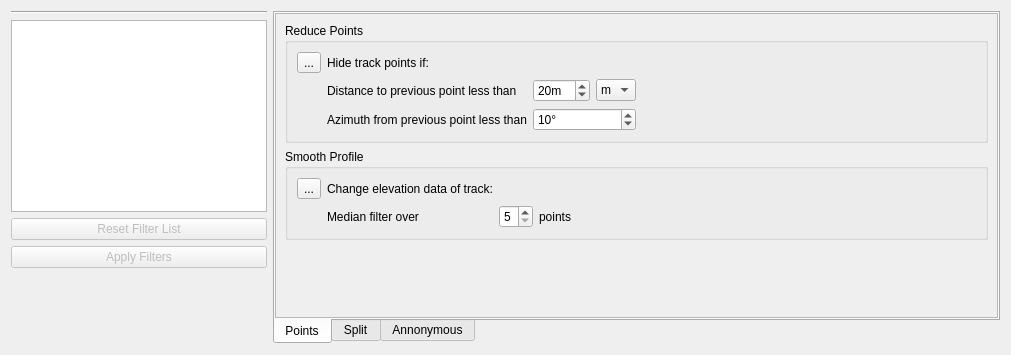
<?xml version="1.0" encoding="UTF-8"?>
<ui version="4.0">
 <class>ITrackFilterWidget</class>
 <widget class="QWidget" name="ITrackFilterWidget">
  <property name="geometry">
   <rect>
    <x>0</x>
    <y>0</y>
    <width>1011</width>
    <height>355</height>
   </rect>
  </property>
  <property name="windowTitle">
   <string>Form</string>
  </property>
  <layout class="QHBoxLayout" name="horizontalLayout">
   <item>
    <layout class="QVBoxLayout" name="verticalLayout">
     <item>
      <widget class="Line" name="line">
       <property name="orientation">
        <enum>Qt::Horizontal</enum>
       </property>
      </widget>
     </item>
     <item>
      <widget class="QListWidget" name="listFilters">
       <property name="sizePolicy">
        <sizepolicy hsizetype="Maximum" vsizetype="Expanding">
         <horstretch>0</horstretch>
         <verstretch>0</verstretch>
        </sizepolicy>
       </property>
      </widget>
     </item>
     <item>
      <widget class="QPushButton" name="pushResetFilterList">
       <property name="enabled">
        <bool>false</bool>
       </property>
       <property name="text">
        <string>Reset Filter List</string>
       </property>
       <property name="icon">
        <iconset resource="resources.qrc">
         <normaloff>:/icons/iconClear16x16.png</normaloff>:/icons/iconClear16x16.png</iconset>
       </property>
       <property name="flat">
        <bool>false</bool>
       </property>
      </widget>
     </item>
     <item>
      <widget class="QPushButton" name="pushApply">
       <property name="enabled">
        <bool>false</bool>
       </property>
       <property name="text">
        <string>Apply Filters</string>
       </property>
       <property name="icon">
        <iconset resource="resources.qrc">
         <normaloff>:/icons/iconWizzard16x16.png</normaloff>:/icons/iconWizzard16x16.png</iconset>
       </property>
       <property name="flat">
        <bool>false</bool>
       </property>
      </widget>
     </item>
     <item>
      <spacer name="verticalSpacer">
       <property name="orientation">
        <enum>Qt::Vertical</enum>
       </property>
       <property name="sizeHint" stdset="0">
        <size>
         <width>20</width>
         <height>40</height>
        </size>
       </property>
      </spacer>
     </item>
    </layout>
   </item>
   <item>
    <widget class="QTabWidget" name="tabWidget">
     <property name="tabPosition">
      <enum>QTabWidget::South</enum>
     </property>
     <property name="currentIndex">
      <number>0</number>
     </property>
     <widget class="QWidget" name="tab">
      <attribute name="icon">
       <iconset resource="resources.qrc">
        <normaloff>:/icons/iconTrack16x16.png</normaloff>:/icons/iconTrack16x16.png</iconset>
      </attribute>
      <attribute name="title">
       <string>Points</string>
      </attribute>
      <layout class="QVBoxLayout" name="verticalLayout_3">
       <property name="spacing">
        <number>0</number>
       </property>
       <property name="margin">
        <number>0</number>
       </property>
       <item>
        <widget class="QScrollArea" name="scrollArea">
         <property name="widgetResizable">
          <bool>true</bool>
         </property>
         <widget class="QWidget" name="scrollAreaWidgetContents">
          <property name="geometry">
           <rect>
            <x>0</x>
            <y>0</y>
            <width>721</width>
            <height>304</height>
           </rect>
          </property>
          <layout class="QVBoxLayout" name="verticalLayout_2">
           <item>
            <widget class="QGroupBox" name="groupReducePoints1">
             <property name="title">
              <string>Reduce Points</string>
             </property>
             <layout class="QGridLayout" name="gridLayout">
              <item row="0" column="1">
               <widget class="QLabel" name="label_4">
                <property name="text">
                 <string>Hide track points if:</string>
                </property>
               </widget>
              </item>
              <item row="1" column="1">
               <widget class="QLabel" name="label_2">
                <property name="text">
                 <string>Distance to previous point less than</string>
                </property>
               </widget>
              </item>
              <item row="1" column="2">
               <layout class="QHBoxLayout" name="horizontalLayout_2">
                <item>
                 <widget class="QSpinBox" name="spinDistance1">
                  <property name="suffix">
                   <string notr="true">m</string>
                  </property>
                  <property name="maximum">
                   <number>999</number>
                  </property>
                  <property name="value">
                   <number>20</number>
                  </property>
                 </widget>
                </item>
                <item>
                 <widget class="QComboBox" name="comboMeterFeet1">
                  <item>
                   <property name="text">
                    <string notr="true">m</string>
                   </property>
                  </item>
                  <item>
                   <property name="text">
                    <string notr="true">ft</string>
                   </property>
                  </item>
                 </widget>
                </item>
               </layout>
              </item>
              <item row="2" column="1">
               <widget class="QLabel" name="label_3">
                <property name="text">
                 <string>Azimuth from previous point less than</string>
                </property>
               </widget>
              </item>
              <item row="2" column="2">
               <widget class="QSpinBox" name="spinAzimuthDelta1">
                <property name="suffix">
                 <string>°</string>
                </property>
                <property name="maximum">
                 <number>90</number>
                </property>
                <property name="value">
                 <number>10</number>
                </property>
               </widget>
              </item>
              <item row="0" column="0">
               <widget class="QToolButton" name="toolAddHidePoints1">
                <property name="text">
                 <string>...</string>
                </property>
                <property name="icon">
                 <iconset resource="resources.qrc">
                  <normaloff>:/icons/iconAdd16x16.png</normaloff>:/icons/iconAdd16x16.png</iconset>
                </property>
               </widget>
              </item>
              <item row="1" column="3">
               <spacer name="horizontalSpacer">
                <property name="orientation">
                 <enum>Qt::Horizontal</enum>
                </property>
                <property name="sizeHint" stdset="0">
                 <size>
                  <width>40</width>
                  <height>20</height>
                 </size>
                </property>
               </spacer>
              </item>
             </layout>
            </widget>
           </item>
           <item>
            <widget class="QGroupBox" name="groupSmoothProfile1">
             <property name="title">
              <string>Smooth Profile</string>
             </property>
             <layout class="QGridLayout" name="gridLayout_2">
              <item row="0" column="0">
               <widget class="QToolButton" name="toolAddSmoothProfile1">
                <property name="text">
                 <string>...</string>
                </property>
                <property name="icon">
                 <iconset resource="resources.qrc">
                  <normaloff>:/icons/iconAdd16x16.png</normaloff>:/icons/iconAdd16x16.png</iconset>
                </property>
               </widget>
              </item>
              <item row="0" column="1">
               <widget class="QLabel" name="label">
                <property name="text">
                 <string>Change elevation data of track:</string>
                </property>
               </widget>
              </item>
              <item row="1" column="1">
               <widget class="QLabel" name="label_5">
                <property name="text">
                 <string>Median filter over</string>
                </property>
               </widget>
              </item>
              <item row="1" column="2">
               <widget class="QSpinBox" name="spinSmoothProfileTabs1">
                <property name="minimum">
                 <number>5</number>
                </property>
                <property name="maximum">
                 <number>9</number>
                </property>
                <property name="singleStep">
                 <number>2</number>
                </property>
               </widget>
              </item>
              <item row="1" column="3">
               <widget class="QLabel" name="label_6">
                <property name="text">
                 <string>points</string>
                </property>
               </widget>
              </item>
              <item row="1" column="4">
               <spacer name="horizontalSpacer_2">
                <property name="orientation">
                 <enum>Qt::Horizontal</enum>
                </property>
                <property name="sizeHint" stdset="0">
                 <size>
                  <width>40</width>
                  <height>20</height>
                 </size>
                </property>
               </spacer>
              </item>
             </layout>
            </widget>
           </item>
           <item>
            <spacer name="verticalSpacer_2">
             <property name="orientation">
              <enum>Qt::Vertical</enum>
             </property>
             <property name="sizeHint" stdset="0">
              <size>
               <width>20</width>
               <height>40</height>
              </size>
             </property>
            </spacer>
           </item>
          </layout>
         </widget>
        </widget>
       </item>
      </layout>
     </widget>
     <widget class="QWidget" name="tab_3">
      <attribute name="icon">
       <iconset resource="resources.qrc">
        <normaloff>:/icons/editcut.png</normaloff>:/icons/editcut.png</iconset>
      </attribute>
      <attribute name="title">
       <string>Split</string>
      </attribute>
      <layout class="QVBoxLayout" name="verticalLayout_4">
       <item>
        <widget class="QScrollArea" name="scrollArea_2">
         <property name="widgetResizable">
          <bool>true</bool>
         </property>
         <widget class="QWidget" name="scrollAreaWidgetContents_2">
          <property name="geometry">
           <rect>
            <x>0</x>
            <y>-77</y>
            <width>688</width>
            <height>330</height>
           </rect>
          </property>
          <layout class="QVBoxLayout" name="verticalLayout_5">
           <item>
            <widget class="QGroupBox" name="groupSplit1">
             <property name="title">
              <string>Split into equal chunks</string>
             </property>
             <layout class="QGridLayout" name="gridLayout_3">
              <item row="0" column="0">
               <widget class="QToolButton" name="toolAddSplit1">
                <property name="text">
                 <string>...</string>
                </property>
                <property name="icon">
                 <iconset resource="resources.qrc">
                  <normaloff>:/icons/iconAdd16x16.png</normaloff>:/icons/iconAdd16x16.png</iconset>
                </property>
               </widget>
              </item>
              <item row="0" column="1">
               <layout class="QHBoxLayout" name="horizontalLayout_4">
                <item>
                 <widget class="QLabel" name="label_8">
                  <property name="text">
                   <string>Split the track into </string>
                  </property>
                 </widget>
                </item>
                <item>
                 <widget class="QSpinBox" name="spinSplit1">
                  <property name="minimum">
                   <number>2</number>
                  </property>
                 </widget>
                </item>
                <item>
                 <widget class="QLabel" name="label_7">
                  <property name="text">
                   <string>chunks</string>
                  </property>
                 </widget>
                </item>
               </layout>
              </item>
              <item row="0" column="2">
               <spacer name="horizontalSpacer_4">
                <property name="orientation">
                 <enum>Qt::Horizontal</enum>
                </property>
                <property name="sizeHint" stdset="0">
                 <size>
                  <width>40</width>
                  <height>20</height>
                 </size>
                </property>
               </spacer>
              </item>
             </layout>
            </widget>
           </item>
           <item>
            <widget class="QGroupBox" name="groupSplit2">
             <property name="title">
              <string>Split by number of points</string>
             </property>
             <layout class="QGridLayout" name="gridLayout_4">
              <item row="0" column="0">
               <widget class="QToolButton" name="toolAddSplit2">
                <property name="text">
                 <string>...</string>
                </property>
                <property name="icon">
                 <iconset resource="resources.qrc">
                  <normaloff>:/icons/iconAdd16x16.png</normaloff>:/icons/iconAdd16x16.png</iconset>
                </property>
               </widget>
              </item>
              <item row="0" column="1">
               <layout class="QHBoxLayout" name="horizontalLayout_5">
                <item>
                 <widget class="QLabel" name="label_10">
                  <property name="text">
                   <string>SplitTrack into chunks of </string>
                  </property>
                 </widget>
                </item>
                <item>
                 <widget class="QSpinBox" name="spinSplit2">
                  <property name="minimum">
                   <number>100</number>
                  </property>
                  <property name="maximum">
                   <number>1000</number>
                  </property>
                  <property name="singleStep">
                   <number>100</number>
                  </property>
                  <property name="value">
                   <number>500</number>
                  </property>
                 </widget>
                </item>
                <item>
                 <widget class="QLabel" name="label_9">
                  <property name="text">
                   <string>points</string>
                  </property>
                 </widget>
                </item>
               </layout>
              </item>
              <item row="0" column="2">
               <spacer name="horizontalSpacer_5">
                <property name="orientation">
                 <enum>Qt::Horizontal</enum>
                </property>
                <property name="sizeHint" stdset="0">
                 <size>
                  <width>40</width>
                  <height>20</height>
                 </size>
                </property>
               </spacer>
              </item>
             </layout>
            </widget>
           </item>
           <item>
            <widget class="QGroupBox" name="groupSplit3">
             <property name="title">
              <string>Split by distance</string>
             </property>
             <layout class="QGridLayout" name="gridLayout_6">
              <item row="0" column="0">
               <widget class="QToolButton" name="toolAddSplit3">
                <property name="text">
                 <string>...</string>
                </property>
                <property name="icon">
                 <iconset resource="resources.qrc">
                  <normaloff>:/icons/iconAdd16x16.png</normaloff>:/icons/iconAdd16x16.png</iconset>
                </property>
               </widget>
              </item>
              <item row="0" column="1">
               <layout class="QHBoxLayout" name="horizontalLayout_6">
                <item>
                 <widget class="QLabel" name="label_11">
                  <property name="text">
                   <string>SplitTrack into chunks of </string>
                  </property>
                 </widget>
                </item>
                <item>
                 <widget class="QSpinBox" name="spinSplit3">
                  <property name="suffix">
                   <string>m</string>
                  </property>
                  <property name="minimum">
                   <number>100</number>
                  </property>
                  <property name="maximum">
                   <number>10000000</number>
                  </property>
                  <property name="singleStep">
                   <number>100</number>
                  </property>
                  <property name="value">
                   <number>1000</number>
                  </property>
                 </widget>
                </item>
                <item>
                 <widget class="QComboBox" name="comboMeterFeet2">
                  <item>
                   <property name="text">
                    <string notr="true">m</string>
                   </property>
                  </item>
                  <item>
                   <property name="text">
                    <string notr="true">ft</string>
                   </property>
                  </item>
                 </widget>
                </item>
                <item>
                 <widget class="QLabel" name="label_14">
                  <property name="text">
                   <string>length</string>
                  </property>
                 </widget>
                </item>
               </layout>
              </item>
              <item row="0" column="2">
               <spacer name="horizontalSpacer_6">
                <property name="orientation">
                 <enum>Qt::Horizontal</enum>
                </property>
                <property name="sizeHint" stdset="0">
                 <size>
                  <width>243</width>
                  <height>20</height>
                 </size>
                </property>
               </spacer>
              </item>
             </layout>
            </widget>
           </item>
           <item>
            <widget class="QGroupBox" name="groupSplit4">
             <property name="title">
              <string>Split by ascend</string>
             </property>
             <layout class="QGridLayout" name="gridLayout_5">
              <item row="0" column="0">
               <widget class="QToolButton" name="toolAddSplit4">
                <property name="text">
                 <string>...</string>
                </property>
                <property name="icon">
                 <iconset resource="resources.qrc">
                  <normaloff>:/icons/iconAdd16x16.png</normaloff>:/icons/iconAdd16x16.png</iconset>
                </property>
               </widget>
              </item>
              <item row="0" column="1">
               <layout class="QHBoxLayout" name="horizontalLayout_8">
                <item>
                 <widget class="QLabel" name="label_12">
                  <property name="text">
                   <string>SplitTrack into chunks with </string>
                  </property>
                 </widget>
                </item>
                <item>
                 <widget class="QSpinBox" name="spinSplit4">
                  <property name="suffix">
                   <string>m</string>
                  </property>
                  <property name="minimum">
                   <number>10</number>
                  </property>
                  <property name="maximum">
                   <number>10000</number>
                  </property>
                  <property name="singleStep">
                   <number>100</number>
                  </property>
                  <property name="value">
                   <number>1000</number>
                  </property>
                 </widget>
                </item>
                <item>
                 <widget class="QComboBox" name="comboMeterFeet3">
                  <item>
                   <property name="text">
                    <string notr="true">m</string>
                   </property>
                  </item>
                  <item>
                   <property name="text">
                    <string notr="true">ft</string>
                   </property>
                  </item>
                 </widget>
                </item>
                <item>
                 <widget class="QLabel" name="label_13">
                  <property name="text">
                   <string>ascend</string>
                  </property>
                 </widget>
                </item>
               </layout>
              </item>
              <item row="0" column="2">
               <spacer name="horizontalSpacer_7">
                <property name="orientation">
                 <enum>Qt::Horizontal</enum>
                </property>
                <property name="sizeHint" stdset="0">
                 <size>
                  <width>246</width>
                  <height>20</height>
                 </size>
                </property>
               </spacer>
              </item>
             </layout>
            </widget>
           </item>
           <item>
            <spacer name="verticalSpacer_3">
             <property name="orientation">
              <enum>Qt::Vertical</enum>
             </property>
             <property name="sizeHint" stdset="0">
              <size>
               <width>20</width>
               <height>40</height>
              </size>
             </property>
            </spacer>
           </item>
          </layout>
         </widget>
        </widget>
       </item>
       <item>
        <layout class="QHBoxLayout" name="horizontalLayout_3">
         <item>
          <widget class="QRadioButton" name="radioSplitTracks">
           <property name="text">
            <string>Split track</string>
           </property>
           <property name="checked">
            <bool>true</bool>
           </property>
          </widget>
         </item>
         <item>
          <widget class="QRadioButton" name="radioSplitStages">
           <property name="text">
            <string>Add only waypoints for stages</string>
           </property>
          </widget>
         </item>
         <item>
          <spacer name="horizontalSpacer_3">
           <property name="orientation">
            <enum>Qt::Horizontal</enum>
           </property>
           <property name="sizeHint" stdset="0">
            <size>
             <width>40</width>
             <height>20</height>
            </size>
           </property>
          </spacer>
         </item>
        </layout>
       </item>
      </layout>
     </widget>
     <widget class="QWidget" name="tab_2">
      <attribute name="icon">
       <iconset resource="resources.qrc">
        <normaloff>:/icons/cache/Virtual-Cache.png</normaloff>:/icons/cache/Virtual-Cache.png</iconset>
      </attribute>
      <attribute name="title">
       <string>Annonymous</string>
      </attribute>
     </widget>
    </widget>
   </item>
  </layout>
 </widget>
 <resources>
  <include location="resources.qrc"/>
 </resources>
 <connections/>
</ui>
